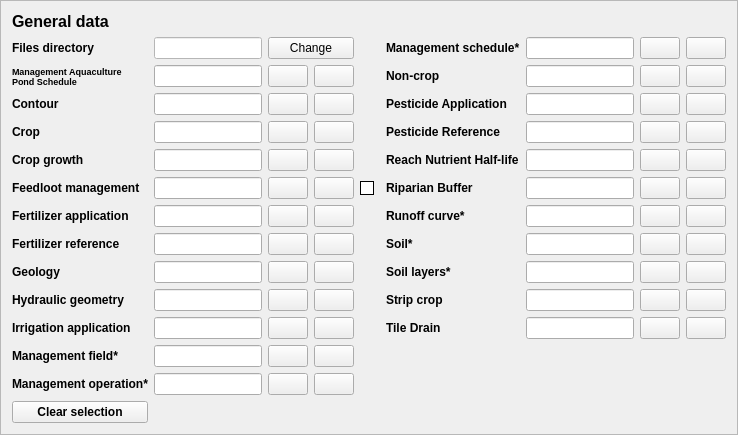
               <widget class="QFrame" name="frame_3">
                <property name="frameShape">
                 <enum>QFrame::StyledPanel</enum>
                </property>
                <property name="frameShadow">
                 <enum>QFrame::Raised</enum>
                </property>
                <layout class="QGridLayout" name="gridLayout_7">
                 <item row="0" column="0">
                  <layout class="QGridLayout" name="gridLayout_2">
                   <item row="4" column="6">
                    <widget class="QLineEdit" name="l_39">
                     <property name="styleSheet">
                      <string notr="true"/>
                     </property>
                    </widget>
                   </item>
                   <item row="3" column="3">
                    <widget class="QPushButton" name="g25">
                     <property name="text">
                      <string/>
                     </property>
                    </widget>
                   </item>
                   <item row="4" column="8">
                    <widget class="QPushButton" name="g39">
                     <property name="text">
                      <string/>
                     </property>
                    </widget>
                   </item>
                   <item row="5" column="3">
                    <widget class="QPushButton" name="g27">
                     <property name="text">
                      <string/>
                     </property>
                    </widget>
                   </item>
                   <item row="12" column="0">
                    <widget class="QLabel" name="label_37">
                     <property name="font">
                      <font>
                       <weight>75</weight>
                       <bold>true</bold>
                      </font>
                     </property>
                     <property name="text">
                      <string>Management field*</string>
                     </property>
                    </widget>
                   </item>
                   <item row="9" column="5">
                    <widget class="QLabel" name="label_46">
                     <property name="font">
                      <font>
                       <weight>75</weight>
                       <bold>true</bold>
                      </font>
                     </property>
                     <property name="text">
                      <string>Soil layers*</string>
                     </property>
                    </widget>
                   </item>
                   <item row="8" column="5">
                    <widget class="QLabel" name="label_43">
                     <property name="font">
                      <font>
                       <weight>75</weight>
                       <bold>true</bold>
                      </font>
                     </property>
                     <property name="text">
                      <string>Soil*</string>
                     </property>
                    </widget>
                   </item>
                   <item row="3" column="5">
                    <widget class="QLabel" name="label_41">
                     <property name="font">
                      <font>
                       <weight>75</weight>
                       <bold>true</bold>
                      </font>
                     </property>
                     <property name="text">
                      <string>Pesticide Application</string>
                     </property>
                    </widget>
                   </item>
                   <item row="10" column="3">
                    <widget class="QPushButton" name="g32">
                     <property name="text">
                      <string/>
                     </property>
                    </widget>
                   </item>
                   <item row="11" column="3">
                    <widget class="QPushButton" name="g33">
                     <property name="text">
                      <string/>
                     </property>
                    </widget>
                   </item>
                   <item row="10" column="8">
                    <widget class="QPushButton" name="g45">
                     <property name="text">
                      <string/>
                     </property>
                    </widget>
                   </item>
                   <item row="2" column="7">
                    <widget class="QPushButton" name="g14">
                     <property name="text">
                      <string/>
                     </property>
                    </widget>
                   </item>
                   <item row="1" column="7">
                    <widget class="QPushButton" name="g13">
                     <property name="text">
                      <string/>
                     </property>
                    </widget>
                   </item>
                   <item row="3" column="7">
                    <widget class="QPushButton" name="g15">
                     <property name="text">
                      <string/>
                     </property>
                    </widget>
                   </item>
                   <item row="11" column="1">
                    <widget class="QLineEdit" name="l_33">
                     <property name="styleSheet">
                      <string notr="true"/>
                     </property>
                    </widget>
                   </item>
                   <item row="8" column="7">
                    <widget class="QPushButton" name="g20">
                     <property name="text">
                      <string/>
                     </property>
                    </widget>
                   </item>
                   <item row="11" column="7">
                    <widget class="QPushButton" name="g23">
                     <property name="text">
                      <string/>
                     </property>
                    </widget>
                   </item>
                   <item row="9" column="3">
                    <widget class="QPushButton" name="g31">
                     <property name="text">
                      <string/>
                     </property>
                    </widget>
                   </item>
                   <item row="7" column="1">
                    <widget class="QLineEdit" name="l_29">
                     <property name="styleSheet">
                      <string notr="true"/>
                     </property>
                    </widget>
                   </item>
                   <item row="2" column="2">
                    <widget class="QPushButton" name="g1">
                     <property name="text">
                      <string/>
                     </property>
                    </widget>
                   </item>
                   <item row="2" column="1">
                    <widget class="QLineEdit" name="l_24">
                     <property name="styleSheet">
                      <string notr="true"/>
                     </property>
                    </widget>
                   </item>
                   <item row="6" column="3">
                    <widget class="QPushButton" name="g28">
                     <property name="text">
                      <string/>
                     </property>
                    </widget>
                   </item>
                   <item row="10" column="6">
                    <widget class="QLineEdit" name="l_45">
                     <property name="styleSheet">
                      <string notr="true"/>
                     </property>
                    </widget>
                   </item>
                   <item row="7" column="0">
                    <widget class="QLabel" name="label_32">
                     <property name="font">
                      <font>
                       <weight>75</weight>
                       <bold>true</bold>
                      </font>
                     </property>
                     <property name="text">
                      <string>Fertilizer application</string>
                     </property>
                    </widget>
                   </item>
                   <item row="1" column="6">
                    <widget class="QLineEdit" name="l_36">
                     <property name="styleSheet">
                      <string notr="true"/>
                     </property>
                    </widget>
                   </item>
                   <item row="2" column="8">
                    <widget class="QPushButton" name="g37">
                     <property name="text">
                      <string/>
                     </property>
                    </widget>
                   </item>
                   <item row="4" column="5">
                    <widget class="QLabel" name="label_48">
                     <property name="font">
                      <font>
                       <weight>75</weight>
                       <bold>true</bold>
                      </font>
                     </property>
                     <property name="text">
                      <string>Pesticide Reference</string>
                     </property>
                    </widget>
                   </item>
                   <item row="9" column="0">
                    <widget class="QLabel" name="label_34">
                     <property name="font">
                      <font>
                       <weight>75</weight>
                       <bold>true</bold>
                      </font>
                     </property>
                     <property name="text">
                      <string>Geology</string>
                     </property>
                    </widget>
                   </item>
                   <item row="8" column="2">
                    <widget class="QPushButton" name="g7">
                     <property name="text">
                      <string/>
                     </property>
                    </widget>
                   </item>
                   <item row="11" column="8">
                    <widget class="QPushButton" name="g46">
                     <property name="text">
                      <string/>
                     </property>
                    </widget>
                   </item>
                   <item row="2" column="0">
                    <widget class="QLabel" name="label_27">
                     <property name="font">
                      <font>
                       <pointsize>7</pointsize>
                       <weight>75</weight>
                       <bold>true</bold>
                      </font>
                     </property>
                     <property name="text">
                      <string>Management Aquaculture
Pond Schedule</string>
                     </property>
                    </widget>
                   </item>
                   <item row="4" column="0">
                    <widget class="QLabel" name="label_29">
                     <property name="font">
                      <font>
                       <weight>75</weight>
                       <bold>true</bold>
                      </font>
                     </property>
                     <property name="text">
                      <string>Crop</string>
                     </property>
                    </widget>
                   </item>
                   <item row="7" column="2">
                    <widget class="QPushButton" name="g6">
                     <property name="text">
                      <string/>
                     </property>
                    </widget>
                   </item>
                   <item row="13" column="0">
                    <widget class="QLabel" name="label_38">
                     <property name="font">
                      <font>
                       <weight>75</weight>
                       <bold>true</bold>
                      </font>
                     </property>
                     <property name="text">
                      <string>Management operation*</string>
                     </property>
                    </widget>
                   </item>
                   <item row="10" column="5">
                    <widget class="QLabel" name="label_49">
                     <property name="font">
                      <font>
                       <weight>75</weight>
                       <bold>true</bold>
                      </font>
                     </property>
                     <property name="text">
                      <string>Strip crop</string>
                     </property>
                    </widget>
                   </item>
                   <item row="2" column="5">
                    <widget class="QLabel" name="label_40">
                     <property name="font">
                      <font>
                       <weight>75</weight>
                       <bold>true</bold>
                      </font>
                     </property>
                     <property name="text">
                      <string>Non-crop</string>
                     </property>
                    </widget>
                   </item>
                   <item row="6" column="1">
                    <widget class="QLineEdit" name="l_28">
                     <property name="styleSheet">
                      <string notr="true"/>
                     </property>
                    </widget>
                   </item>
                   <item row="2" column="6">
                    <widget class="QLineEdit" name="l_37">
                     <property name="styleSheet">
                      <string notr="true"/>
                     </property>
                    </widget>
                   </item>
                   <item row="3" column="1">
                    <widget class="QLineEdit" name="l_25">
                     <property name="styleSheet">
                      <string notr="true"/>
                     </property>
                    </widget>
                   </item>
                   <item row="5" column="5">
                    <widget class="QLabel" name="label_42">
                     <property name="font">
                      <font>
                       <weight>75</weight>
                       <bold>true</bold>
                      </font>
                     </property>
                     <property name="text">
                      <string>Reach Nutrient Half-life</string>
                     </property>
                    </widget>
                   </item>
                   <item row="6" column="4">
                    <widget class="QCheckBox" name="checkBox_4">
                     <property name="styleSheet">
                      <string notr="true">QCheckBox::hover{color:white}

QCheckBox::indicator:unchecked {
    background-color: white;
	border: 1px solid black
}
</string>
                     </property>
                     <property name="text">
                      <string/>
                     </property>
                    </widget>
                   </item>
                   <item row="10" column="2">
                    <widget class="QPushButton" name="g9">
                     <property name="text">
                      <string/>
                     </property>
                    </widget>
                   </item>
                   <item row="4" column="2">
                    <widget class="QPushButton" name="g3">
                     <property name="text">
                      <string/>
                     </property>
                    </widget>
                   </item>
                   <item row="7" column="7">
                    <widget class="QPushButton" name="g19">
                     <property name="text">
                      <string/>
                     </property>
                    </widget>
                   </item>
                   <item row="6" column="8">
                    <widget class="QPushButton" name="g41">
                     <property name="text">
                      <string/>
                     </property>
                    </widget>
                   </item>
                   <item row="9" column="1">
                    <widget class="QLineEdit" name="l_31">
                     <property name="styleSheet">
                      <string notr="true"/>
                     </property>
                    </widget>
                   </item>
                   <item row="1" column="1">
                    <widget class="QLineEdit" name="l_23">
                     <property name="styleSheet">
                      <string notr="true">background-color:white;</string>
                     </property>
                    </widget>
                   </item>
                   <item row="0" column="0">
                    <widget class="QLabel" name="label_24">
                     <property name="font">
                      <font>
                       <pointsize>12</pointsize>
                       <weight>75</weight>
                       <bold>true</bold>
                      </font>
                     </property>
                     <property name="styleSheet">
                      <string notr="true"/>
                     </property>
                     <property name="text">
                      <string>General data</string>
                     </property>
                    </widget>
                   </item>
                   <item row="2" column="3">
                    <widget class="QPushButton" name="g24">
                     <property name="text">
                      <string/>
                     </property>
                    </widget>
                   </item>
                   <item row="9" column="6">
                    <widget class="QLineEdit" name="l_44">
                     <property name="styleSheet">
                      <string notr="true"/>
                     </property>
                    </widget>
                   </item>
                   <item row="5" column="6">
                    <widget class="QLineEdit" name="l_40">
                     <property name="styleSheet">
                      <string notr="true"/>
                     </property>
                    </widget>
                   </item>
                   <item row="7" column="3">
                    <widget class="QPushButton" name="g29">
                     <property name="text">
                      <string/>
                     </property>
                    </widget>
                   </item>
                   <item row="1" column="8">
                    <widget class="QPushButton" name="g36">
                     <property name="text">
                      <string/>
                     </property>
                    </widget>
                   </item>
                   <item row="9" column="2">
                    <widget class="QPushButton" name="g8">
                     <property name="text">
                      <string/>
                     </property>
                    </widget>
                   </item>
                   <item row="10" column="0">
                    <widget class="QLabel" name="label_35">
                     <property name="font">
                      <font>
                       <weight>75</weight>
                       <bold>true</bold>
                      </font>
                     </property>
                     <property name="text">
                      <string>Hydraulic geometry</string>
                     </property>
                    </widget>
                   </item>
                   <item row="4" column="7">
                    <widget class="QPushButton" name="g16">
                     <property name="text">
                      <string/>
                     </property>
                    </widget>
                   </item>
                   <item row="12" column="1">
                    <widget class="QLineEdit" name="l_34">
                     <property name="styleSheet">
                      <string notr="true"/>
                     </property>
                    </widget>
                   </item>
                   <item row="9" column="7">
                    <widget class="QPushButton" name="g21">
                     <property name="text">
                      <string/>
                     </property>
                    </widget>
                   </item>
                   <item row="5" column="1">
                    <widget class="QLineEdit" name="l_27">
                     <property name="styleSheet">
                      <string notr="true"/>
                     </property>
                    </widget>
                   </item>
                   <item row="11" column="6">
                    <widget class="QLineEdit" name="l_46">
                     <property name="styleSheet">
                      <string notr="true"/>
                     </property>
                    </widget>
                   </item>
                   <item row="11" column="0">
                    <widget class="QLabel" name="label_36">
                     <property name="font">
                      <font>
                       <weight>75</weight>
                       <bold>true</bold>
                      </font>
                     </property>
                     <property name="text">
                      <string>Irrigation application</string>
                     </property>
                    </widget>
                   </item>
                   <item row="5" column="8">
                    <widget class="QPushButton" name="g40">
                     <property name="text">
                      <string/>
                     </property>
                    </widget>
                   </item>
                   <item row="3" column="8">
                    <widget class="QPushButton" name="g38">
                     <property name="text">
                      <string/>
                     </property>
                    </widget>
                   </item>
                   <item row="13" column="3">
                    <widget class="QPushButton" name="g35">
                     <property name="text">
                      <string/>
                     </property>
                    </widget>
                   </item>
                   <item row="1" column="5">
                    <widget class="QLabel" name="label_39">
                     <property name="font">
                      <font>
                       <weight>75</weight>
                       <bold>true</bold>
                      </font>
                     </property>
                     <property name="text">
                      <string>Management schedule*</string>
                     </property>
                    </widget>
                   </item>
                   <item row="8" column="0">
                    <widget class="QLabel" name="label_33">
                     <property name="font">
                      <font>
                       <weight>75</weight>
                       <bold>true</bold>
                      </font>
                     </property>
                     <property name="text">
                      <string>Fertilizer reference</string>
                     </property>
                    </widget>
                   </item>
                   <item row="7" column="8">
                    <widget class="QPushButton" name="g42">
                     <property name="text">
                      <string/>
                     </property>
                    </widget>
                   </item>
                   <item row="8" column="8">
                    <widget class="QPushButton" name="g43">
                     <property name="text">
                      <string/>
                     </property>
                    </widget>
                   </item>
                   <item row="5" column="7">
                    <widget class="QPushButton" name="g17">
                     <property name="text">
                      <string/>
                     </property>
                    </widget>
                   </item>
                   <item row="5" column="0">
                    <widget class="QLabel" name="label_30">
                     <property name="font">
                      <font>
                       <weight>75</weight>
                       <bold>true</bold>
                      </font>
                     </property>
                     <property name="text">
                      <string>Crop growth</string>
                     </property>
                    </widget>
                   </item>
                   <item row="8" column="6">
                    <widget class="QLineEdit" name="l_43">
                     <property name="styleSheet">
                      <string notr="true"/>
                     </property>
                    </widget>
                   </item>
                   <item row="8" column="3">
                    <widget class="QPushButton" name="g30">
                     <property name="text">
                      <string/>
                     </property>
                    </widget>
                   </item>
                   <item row="7" column="6">
                    <widget class="QLineEdit" name="l_42">
                     <property name="styleSheet">
                      <string notr="true"/>
                     </property>
                    </widget>
                   </item>
                   <item row="11" column="5">
                    <widget class="QLabel" name="label_47">
                     <property name="font">
                      <font>
                       <weight>75</weight>
                       <bold>true</bold>
                      </font>
                     </property>
                     <property name="text">
                      <string>Tile Drain</string>
                     </property>
                    </widget>
                   </item>
                   <item row="1" column="0">
                    <widget class="QLabel" name="label_26">
                     <property name="font">
                      <font>
                       <weight>75</weight>
                       <bold>true</bold>
                      </font>
                     </property>
                     <property name="text">
                      <string>Files directory</string>
                     </property>
                    </widget>
                   </item>
                   <item row="6" column="0">
                    <widget class="QLabel" name="label_31">
                     <property name="font">
                      <font>
                       <weight>75</weight>
                       <bold>true</bold>
                      </font>
                     </property>
                     <property name="text">
                      <string>Feedloot management</string>
                     </property>
                    </widget>
                   </item>
                   <item row="1" column="2" colspan="2">
                    <widget class="QPushButton" name="change_g">
                     <property name="text">
                      <string>Change</string>
                     </property>
                    </widget>
                   </item>
                   <item row="10" column="1">
                    <widget class="QLineEdit" name="l_32">
                     <property name="styleSheet">
                      <string notr="true"/>
                     </property>
                    </widget>
                   </item>
                   <item row="4" column="1">
                    <widget class="QLineEdit" name="l_26">
                     <property name="styleSheet">
                      <string notr="true"/>
                     </property>
                    </widget>
                   </item>
                   <item row="10" column="7">
                    <widget class="QPushButton" name="g22">
                     <property name="text">
                      <string/>
                     </property>
                    </widget>
                   </item>
                   <item row="12" column="2">
                    <widget class="QPushButton" name="g11">
                     <property name="text">
                      <string/>
                     </property>
                    </widget>
                   </item>
                   <item row="14" column="0">
                    <widget class="QPushButton" name="clear_g">
                     <property name="font">
                      <font>
                       <weight>75</weight>
                       <bold>true</bold>
                      </font>
                     </property>
                     <property name="text">
                      <string>Clear selection</string>
                     </property>
                    </widget>
                   </item>
                   <item row="7" column="5">
                    <widget class="QLabel" name="label_45">
                     <property name="font">
                      <font>
                       <weight>75</weight>
                       <bold>true</bold>
                      </font>
                     </property>
                     <property name="text">
                      <string>Runoff curve*</string>
                     </property>
                    </widget>
                   </item>
                   <item row="6" column="6">
                    <widget class="QLineEdit" name="l_41">
                     <property name="styleSheet">
                      <string notr="true"/>
                     </property>
                    </widget>
                   </item>
                   <item row="4" column="3">
                    <widget class="QPushButton" name="g26">
                     <property name="text">
                      <string/>
                     </property>
                    </widget>
                   </item>
                   <item row="11" column="2">
                    <widget class="QPushButton" name="g10">
                     <property name="text">
                      <string/>
                     </property>
                    </widget>
                   </item>
                   <item row="13" column="2">
                    <widget class="QPushButton" name="g12">
                     <property name="text">
                      <string/>
                     </property>
                    </widget>
                   </item>
                   <item row="5" column="2">
                    <widget class="QPushButton" name="g4">
                     <property name="text">
                      <string/>
                     </property>
                    </widget>
                   </item>
                   <item row="6" column="5">
                    <widget class="QLabel" name="label_44">
                     <property name="font">
                      <font>
                       <weight>75</weight>
                       <bold>true</bold>
                      </font>
                     </property>
                     <property name="text">
                      <string>Riparian Buffer</string>
                     </property>
                    </widget>
                   </item>
                   <item row="13" column="1">
                    <widget class="QLineEdit" name="l_35">
                     <property name="styleSheet">
                      <string notr="true"/>
                     </property>
                    </widget>
                   </item>
                   <item row="3" column="0">
                    <widget class="QLabel" name="label_28">
                     <property name="font">
                      <font>
                       <weight>75</weight>
                       <bold>true</bold>
                      </font>
                     </property>
                     <property name="text">
                      <string>Contour</string>
                     </property>
                    </widget>
                   </item>
                   <item row="12" column="3">
                    <widget class="QPushButton" name="g34">
                     <property name="text">
                      <string/>
                     </property>
                    </widget>
                   </item>
                   <item row="6" column="2">
                    <widget class="QPushButton" name="g5">
                     <property name="text">
                      <string/>
                     </property>
                    </widget>
                   </item>
                   <item row="3" column="6">
                    <widget class="QLineEdit" name="l_38">
                     <property name="styleSheet">
                      <string notr="true"/>
                     </property>
                    </widget>
                   </item>
                   <item row="6" column="7">
                    <widget class="QPushButton" name="g18">
                     <property name="text">
                      <string/>
                     </property>
                    </widget>
                   </item>
                   <item row="3" column="2">
                    <widget class="QPushButton" name="g2">
                     <property name="text">
                      <string/>
                     </property>
                    </widget>
                   </item>
                   <item row="9" column="8">
                    <widget class="QPushButton" name="g44">
                     <property name="text">
                      <string/>
                     </property>
                    </widget>
                   </item>
                   <item row="8" column="1">
                    <widget class="QLineEdit" name="l_30">
                     <property name="styleSheet">
                      <string notr="true"/>
                     </property>
                    </widget>
                   </item>
                  </layout>
                 </item>
                </layout>
               </widget>
